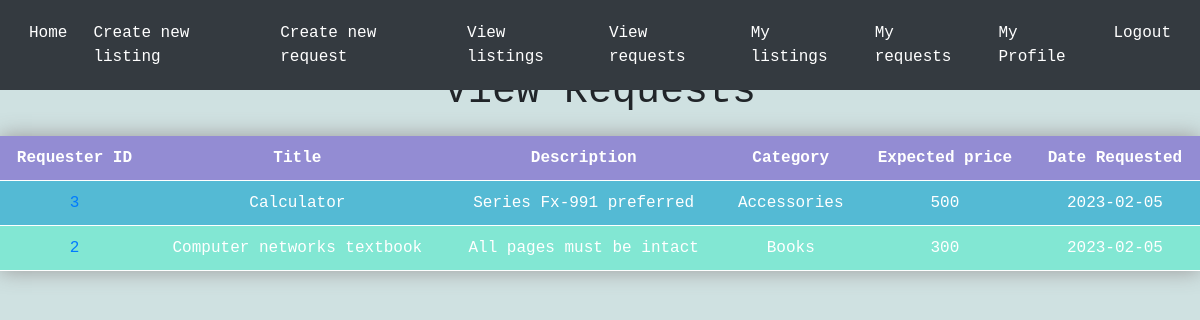
The page /viewrequests (signed in) on the database its author committed.
### tables this page shows
CREATE TABLE requests (
    id INTEGER PRIMARY KEY AUTOINCREMENT,
    user_id INTEGER NOT NULL,
    title TEXT NOT NULL,
    description TEXT NOT NULL,
    category TEXT NOT NULL,
    price INTEGER NOT NULL,
    date DATE,
    FOREIGN KEY (user_id) REFERENCES Users(id)
);

### app.py (the view)
@app.route('/viewrequests')
def viewrequests():
    conn = sqlite3.connect('database.db')
    c = conn.cursor()
    c.execute("SELECT * FROM requests where user_id != ?",(session['id'],))
    requests = c.fetchall()
    return render_template('viewrequests.html', requests=requests)

### templates/viewrequests.html (shortened to what this page needs)
{% extends 'base.html' %}
{% block content %}
    <h1>View Requests</h1>
    <table class="neon-table">
        <tr>
            <th>Requester ID</th>
            <th>Title</th>
            <th>Description</th>
            <th>Category</th>
            <th>Expected price</th>
            <th>Date Requested</th>
        </tr>
        {% for request in requests %}
        <tr>
            <td>
                <a href="/otherprofile/{{ request[1] }}">
                {{ request[1] }}
                </a>
            </td>
            <td>{{ request[2] }}</td>
            <td>{{ request[3] }}</td>
            <td>{{ request[4] }}</td>
            <td>{{ request[5] }}</td>
            <td>{{ request[6] }}</td>
        {% endfor %}
    </table>
{% endblock %}

### templates/base.html (style rules this page uses)
body { background-color: #fafafa; font-family: 'JetBrains Mono', monospace; }
h1 { margin-top: 20px; margin-bottom: 20px; text-align: center; }
body { background-color: #cfe1e1; font-family: 'JetBrains Mono', monospace; }
.neon-table { width: 100%; border-collapse: collapse; box-shadow: 0 0 20px #999898; }
.neon-table th, .neon-table td { padding: 10px; text-align: center; border-bottom: 1px solid #ffffff; }
.neon-table th { background-color: #938cd3; color: #ffffff; font-weight: bold; }
.neon-table tr:nth-child(even) { background-color: #54bad4; color: #ffffff; }
.neon-table tr:nth-child(odd) { background-color: #82e7d3; color: #ffffff; }

### rows shown on the page
requests: user "3", title "Calculator", description "Series Fx-991 preferred", category "Accessories", price "500", date "2023-02-05"
requests: user "2", title "Computer networks textbook", description "All pages must be intact", category "Books", price "300", date "2023-02-05"
